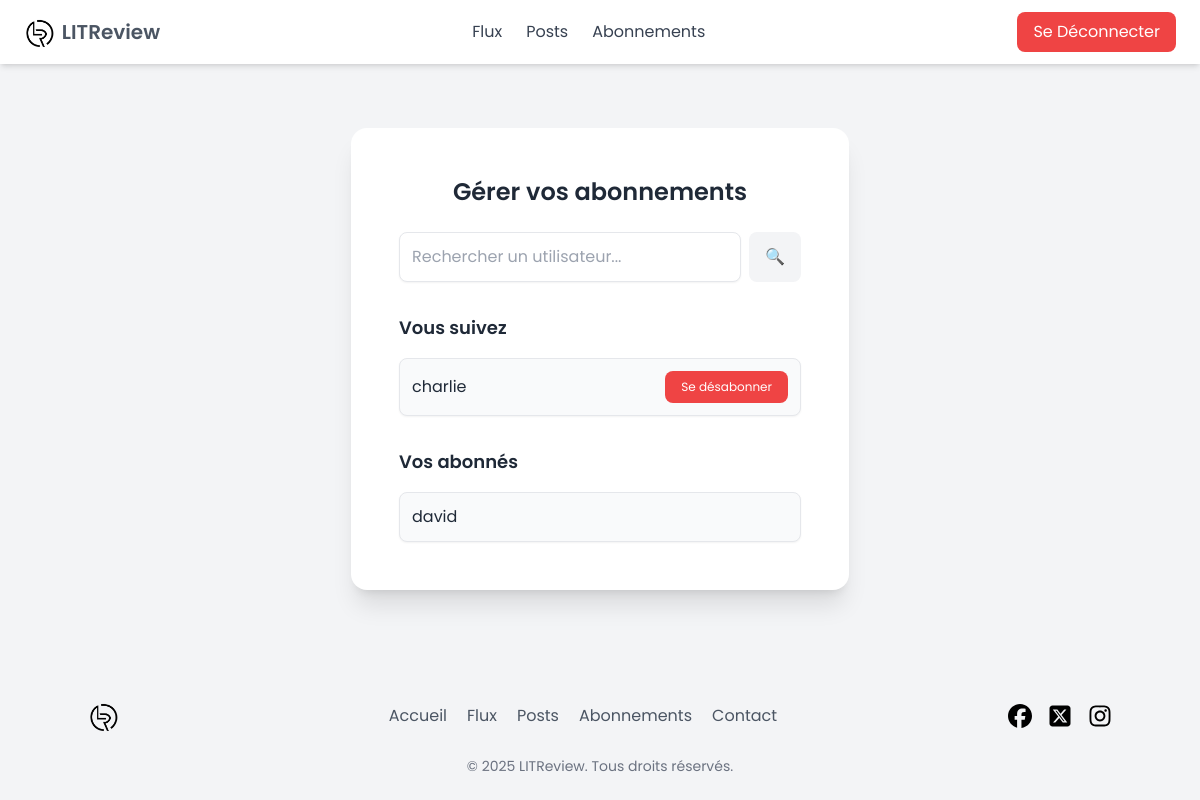
/follow/ (signed in), run on an earlier commit of the app's database.
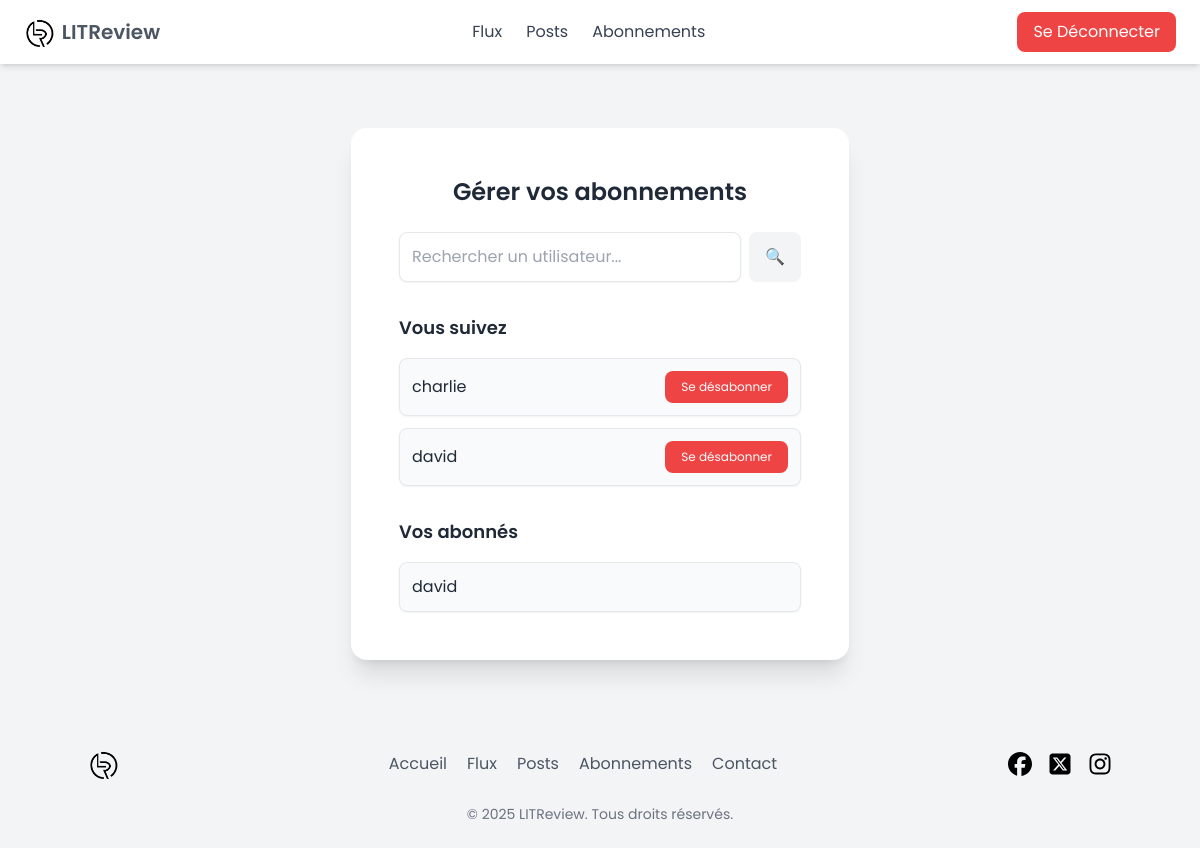
And on a later commit of the database.
### listings/models.py (models this page shows, shortened)
class UserFollows(models.Model):
    user = models.ForeignKey(
        settings.AUTH_USER_MODEL, on_delete=models.CASCADE, related_name="following"
    )
    followed_user = models.ForeignKey(
        settings.AUTH_USER_MODEL, on_delete=models.CASCADE, related_name="followed_by"
    )
    class Meta:
        unique_together = ("user", "followed_user")

class User(AbstractBaseUser):
    username = models.CharField(
        max_length=150, unique=True  # Vérification dans la base de données
    )
    date_joined = models.DateTimeField(auto_now_add=True)
    is_active = models.BooleanField(default=True)
    is_staff = models.BooleanField(default=False)
    is_superuser = models.BooleanField(default=False)
    objects = CustomUserManager()
    USERNAME_FIELD = "username"  # Plus besoin d'email ici
    REQUIRED_FIELDS = []  # Supprime l'email des champs obligatoires

### listings/views.py (the view, shortened to what this page needs)
# urls.py: path("follow/", follow_view, name="follow_view"),
@login_required
def follow_view(request):
    query = request.GET.get("search", "").strip()
    following = UserFollows.objects.filter(user=request.user).select_related("followed_user")
    followers = UserFollows.objects.filter(followed_user=request.user).select_related("user")
    search_results = (
        User.objects.exclude(id=request.user.id)
        .filter(username__icontains=query)
        if query else User.objects.none()
    )
    return render(
        request,
        "follow.html",
        {
            "following": following,
            "followers": followers,
            "search_results": search_results,
            "query": query,
        },
    )

### templates/follow.html (shortened to what this page needs)
{% extends "base.html" %}
{% load static %}
{% block content %}
<div class="max-w-4xl w-full mx-auto mt-10 bg-white p-8 rounded-2xl shadow-xl md:p-10 lg:p-12">
    <h2 class="text-2xl font-semibold text-center text-gray-800">Gérer vos abonnements</h2>
    <form method="GET" class="mt-6 flex space-x-2">
        <input type="text" name="search" value="{{ query }}" placeholder="Rechercher un utilisateur..."
               class="flex-1 p-3 border rounded-lg focus:outline-none focus:ring-2 focus:ring-blue-500 shadow-sm">
        <button type="submit"
                class="px-4 py-3 bg-gray-100 text-white rounded-lg hover:bg-gray-200 transition">
            🔍
        </button>
    </form>
    <h3 class="mt-8 text-lg font-semibold text-gray-800">Vous suivez</h3>
    <ul class="mt-4 space-y-3">
        {% for follow in following %}
            <li class="flex justify-between items-center p-3 bg-gray-50 border rounded-lg shadow-sm">
                <span class="text-gray-800">{{ follow.followed_user.username }}</span>
                <form method="post">
                    <button type="submit" name="action" value="unfollow"
                            class="bg-red-500 text-white text-xs px-4 py-2 rounded-lg hover:bg-red-600 transition">
                        Se désabonner
                    </button>
                </form>
            </li>
        {% endfor %}
    </ul>
    <h3 class="mt-8 text-lg font-semibold text-gray-800">Vos abonnés</h3>
    <ul class="mt-4 space-y-3">
        {% for follow in followers %}
            <li class="p-3 bg-gray-50 border rounded-lg shadow-sm text-gray-800">
                {{ follow.user.username }}
            </li>
        {% endfor %}
    </ul>
</div>
{% endblock %}

What changed in the data, as far as the page shows it:
added UserFollows: followed_user.username "david", shown under "Vous suivez"
